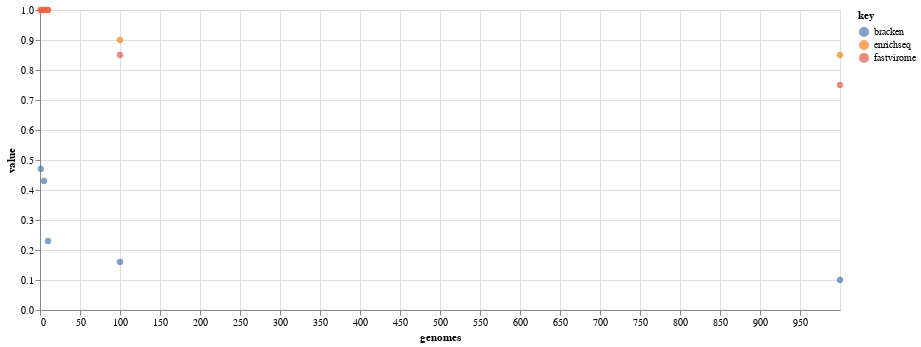

The cell this chart's notebook holds for it:
### Markdown cell above
# Plotting using Altair
1. Set up dummy data to test long-form format compatible with altair
2. Create function for bar plot

### Code cell
import pandas as pd
import numpy as np
import altair as alt
test_results = pd.DataFrame({'tool': ['EnrichSeq', 'FastViromeExplorer', 'Bracken',
                              'EnrichSeq', 'FastViromeExplorer', 'Bracken',
                              'EnrichSeq', 'FastViromeExplorer', 'Bracken',
                              'EnrichSeq', 'FastViromeExplorer', 'Bracken'],
                     'genomes': [1,1,1,
                                 5, 5, 5,
                                 100, 100, 100,
                                 1000, 1000, 1000],
                     'f1_score': [1.0, 1.0, 0.16, 
                                  1.0, 1.0, 0.23, 
                                  1.0, 1.0, 0.31,
                                  0.83, 0.7, 0.47]})


data = pd.DataFrame({
    'genomes': [1, 5, 10, 100, 1000],
    'enrichseq': [1.0, 1.0, 1.0, 0.9, 0.85],
    'fastvirome': [1.0, 1.0, 1.0, 0.85, 0.75],
    'bracken': [0.47, 0.43, 0.23, 0.16, 0.1]
})


alt.Chart(data).transform_fold(
    ['enrichseq', 'fastvirome', 'bracken'],
).mark_circle(size=40).encode(
    alt.X('genomes:Q', axis=alt.Axis(values=list(range(0, 1000, 50)))),
    #x='genomes:N',
    y='value:Q',
    color='key:N'
).properties(
    width=800,
    height=300
)

### Figure 1 — Vega-Lite specification as saved in the notebook (floating-point values rounded to 4 significant figures)
{"config": {"view": {"continuousWidth": 400, "continuousHeight": 300}}, "data": {"name": "data-448f354b7b2d58330055cf7d086a2517"}, "mark": {"type": "circle", "size": 40}, "encoding": {"color": {"field": "key", "type": "nominal"}, "x": {"axis": {"values": [0, 50, 100, 150, 200, 250, 300, 350, 400, 450, 500, 550, 600, 650, 700, 750, 800, 850, 900, 950]}, "field": "genomes", "type": "quantitative"}, "y": {"field": "value", "type": "quantitative"}}, "height": 300, "transform": [{"fold": ["enrichseq", "fastvirome", "bracken"]}], "width": 800, "$schema": "https://vega.github.io/schema/vega-lite/v4.17.0.json", "datasets": {"data-448f354b7b2d58330055cf7d086a2517": [{"genomes": 1, "enrichseq": 1.0, "fastvirome": 1.0, "bracken": 0.47}, {"genomes": 5, "enrichseq": 1.0, "fastvirome": 1.0, "bracken": 0.43}, {"genomes": 10, "enrichseq": 1.0, "fastvirome": 1.0, "bracken": 0.23}, {"genomes": 100, "enrichseq": 0.9, "fastvirome": 0.85, "bracken": 0.16}, {"genomes": 1000, "enrichseq": 0.85, "fastvirome": 0.75, "bracken": 0.1}]}}
